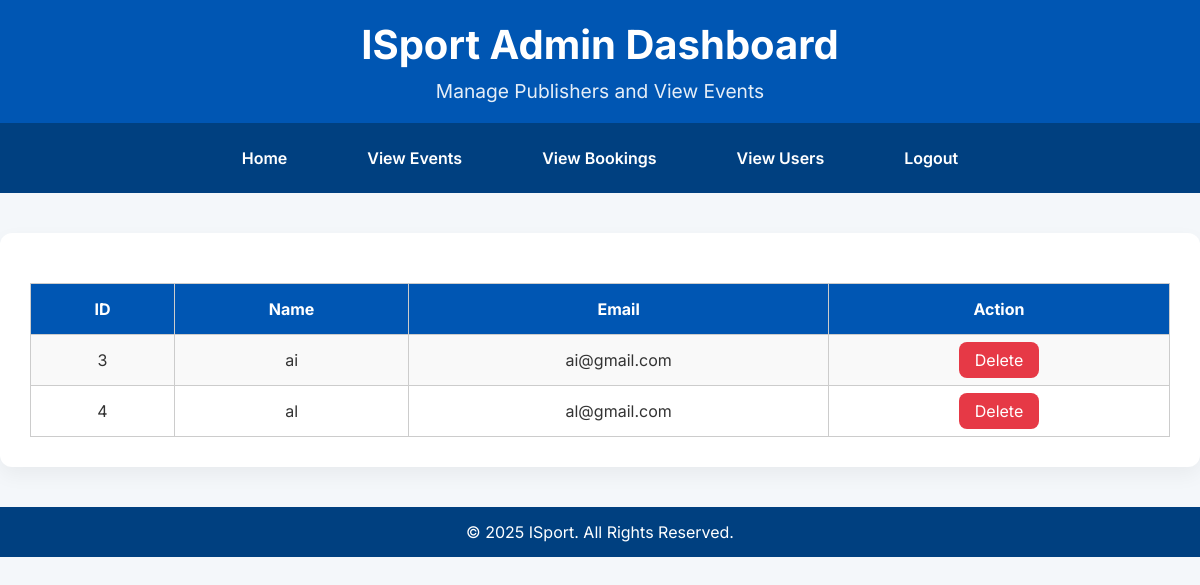
The page /view_publishers/ (signed in) on the database its author committed.
### app/models.py (models this page shows, shortened)
class PublisherRegister(models.Model):
    STATUS_CHOICES = [
        ('pending', 'Pending'),
        ('approved', 'Approved'),
        ('rejected', 'Rejected'),
    ]
    email = models.EmailField(unique=True)
    name = models.TextField()
    organization = models.TextField()
    password = models.TextField()
    location = models.TextField()
    confirm_password = models.TextField()
    status = models.CharField(max_length=10, choices=STATUS_CHOICES, default='pending')  # Default is Pending

### app/views.py (the view)
# urls.py: path('view_publishers/', views.view_publishers, name='view_publishers'),
def view_publishers(request):
    if 'admin' not in request.session:
        return redirect('login')  # Ensure only admin can access
    publishers = PublisherRegister.objects.all()
    return render(request, 'admin/view_publishers.html', {'publishers': publishers})

### templates/admin/view_publishers.html (shortened to what this page needs)
<!DOCTYPE html>
<html lang="en">
<head>
</head>
<body>
    <header>
        <h1>ISport Admin Dashboard</h1>
        <p>Manage Publishers and View Events</p>
    </header>
    <nav>
        <a href="../adminhome">Home</a>
        <a href="../adminview_events">View Events</a>
        <a href="../adminbookings">View Bookings</a>
        <a href="../viewusers">View Users</a>
        <a href="../logout">Logout</a>
    </nav>
    <div class="container">
        <table>
            <tr>
                <th>ID</th>
                <th>Name</th>
                <th>Email</th>
                <th>Action</th>
            </tr>
            {% for publisher in publishers %}
            <tr>
                <td>{{ publisher.id }}</td>
                <td>{{ publisher.name }}</td>
                <td>{{ publisher.email }}</td>
                <td>
                    <a href="{% url 'delete_publisher' publisher.id %}" class="delete-btn" onclick="return confirm('Are you sure you want to delete this publisher?');">Delete</a>
                </td>
            </tr>
            {% endfor %}
        </table>
    </div>
    <footer>
        <p>&copy; 2025 ISport. All Rights Reserved.</p>
    </footer>
</body>
</html>

### templates/admin/view_publishers.html (style rules this page uses)
* { margin: 0; padding: 0; box-sizing: border-box; font-family: 'Inter', sans-serif; }
body { background-color: #f4f7fa; color: #333; }
header { background-color: #0056b3; color: white; padding: 20px; text-align: center; }
header h1 { font-size: 2.5rem; margin-bottom: 10px; }
header p { font-size: 1.2rem; opacity: 0.9; }
nav { background-color: #004080; display: flex; justify-content: center; padding: 15px 0; }
nav a { color: white; margin: 0 20px; text-decoration: none; font-weight: 600; padding: 10px 20px; border-radius: 8px; transition: background 0.3s; }
.container { max-width: 1200px; margin: 40px auto; background-color: white; padding: 30px; border-radius: 12px; box-shadow: 0 8px 20px rgba(0, 0, 0, 0.05); }
table { width: 100%; border-collapse: collapse; margin-top: 20px; }
table, th, td { border: 1px solid #ccc; }
th, td { padding: 15px; text-align: center; }
th { background-color: #0056b3; color: white; }
tr:nth-child(even) { background-color: #f9f9f9; }
a.delete-btn { color: white; background-color: #e63946; padding: 8px 16px; border-radius: 8px; text-decoration: none; transition: background 0.3s; }
footer { background-color: #004080; color: white; text-align: center; padding: 15px; margin-top: 40px; }

### rows shown on the page
PublisherRegister: id "3", name "ai", email "ai@gmail.com"
PublisherRegister: id "4", name "al", email "al@gmail.com"
